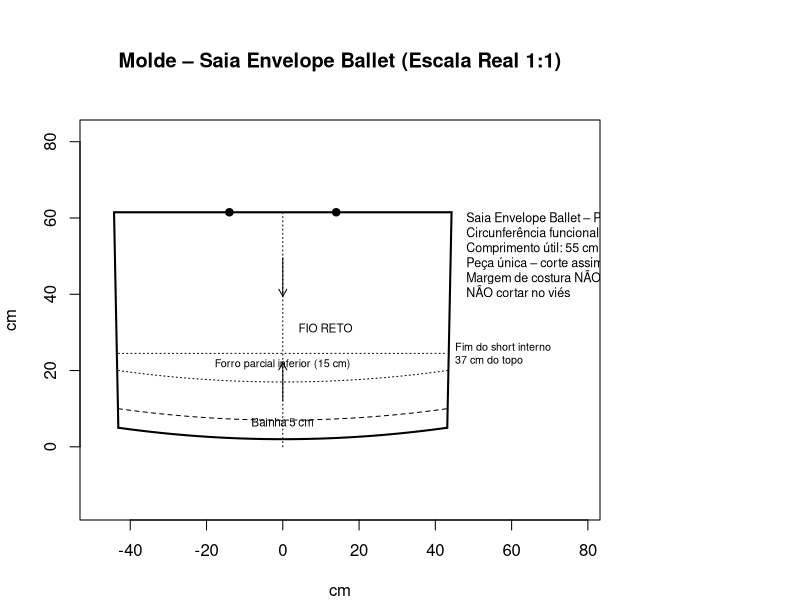

The R script that drew this image:
## ---- chunk 1

## ======================================================
## MEDIDAS REAIS DE REFERÊNCIA
## ======================================================

# Circunferência funcional base (já com folga)
circ_funcional_base <- 88.5   # cm

# Comprimento útil (base do cós até abaixo do joelho)
comprimento_util_base <- 55   # cm

# Construção
sobreposicao_frontal <- 12    # cm
bainha <- 5                   # cm
margem_superior <- 1.5        # cm
linha_short <- 37             # cm (fim do short interno)
linha_forro <- 15             # cm (forro futuro)
profundidade_curva <- 3       # cm (centro mais longo)

## ======================================================
## AJUSTES FINOS (pequenas variações corporais)
## ======================================================

ajuste_circunferencia <- 0.00   # ex: +0.02 = +2%
ajuste_comprimento    <- 0.00   # ex: +0.01 = +1%

## ======================================================
## MEDIDAS CALCULADAS
## ======================================================

circ_funcional <- circ_funcional_base * (1 + ajuste_circunferencia)

meio_topo <- circ_funcional / 2
topo_total <- meio_topo + sobreposicao_frontal

comprimento_util <- comprimento_util_base * (1 + ajuste_comprimento)
comprimento_total <- comprimento_util + bainha + margem_superior

abertura_barra_extra <- 30 * (1 + ajuste_circunferencia)
base_teorica <- topo_total + abertura_barra_extra
meia_base <- base_teorica / 2

fixacao <- 14 * (1 + ajuste_circunferencia)

## ======================================================
## ÁREA DE DESENHO
## ======================================================

par(mar = c(4, 4, 6, 10))

plot(
  x = c(-meia_base - 5, meia_base + 35),
  y = c(-5, comprimento_total + 10),
  type = "n",
  asp = 1,
  xlab = "cm",
  ylab = "cm",
  main = "Molde – Saia Envelope Ballet (Escala Real 1:1)"
)

## ======================================================
## CONTORNO PRINCIPAL DO MOLDE
## ======================================================

# Topo
segments(-meio_topo, comprimento_total,
          meio_topo, comprimento_total, lwd = 2)

# Laterais
segments(-meio_topo, comprimento_total,
         -meia_base, bainha, lwd = 2)

segments( meio_topo, comprimento_total,
          meia_base, bainha, lwd = 2)

# Barra curva – CORRETA (convexa para fora)
x_barra <- seq(-meia_base, meia_base, length.out = 400)
y_barra <- bainha - profundidade_curva * (1 - (x_barra / meia_base)^2)
lines(x_barra, y_barra, lwd = 2)

## ======================================================
## REFERÊNCIAS INTERNAS
## ======================================================

# Linha da bainha
lines(x_barra, y_barra + bainha, lty = 2)
text(0, bainha + 1.5, "Bainha 5 cm", cex = 0.7)

# Linha do fio
segments(0, 0, 0, comprimento_total, lty = 3)
arrows(0, 12, 0, 22, length = 0.08)
arrows(0, comprimento_total - 12, 0, comprimento_total - 22, length = 0.08)
text(1.5, comprimento_total / 2, "FIO RETO", pos = 4, cex = 0.7)

# Fim do short interno
segments(-meia_base,
         comprimento_total - linha_short,
          meia_base,
         comprimento_total - linha_short,
         lty = 3)

text(
  meia_base + 2,
  comprimento_total - linha_short,
  "Fim do short interno\n37 cm do topo",
  adj = 0,
  cex = 0.65
)

# Forro futuro
lines(x_barra, y_barra + linha_forro, lty = 3)
text(
  0,
  bainha + linha_forro + 1.5,
  "Forro parcial inferior (15 cm)",
  cex = 0.65
)

## ======================================================
## FIXAÇÃO NO CÓS
## ======================================================

points(
  c(-fixacao, fixacao),
  c(comprimento_total, comprimento_total),
  pch = 19
)

## ======================================================
## IDENTIFICAÇÃO DO MOLDE (FORA DA PEÇA)
## ======================================================

text(
  meia_base + 5,
  comprimento_total,
  paste(
    "Saia Envelope Ballet – Pilates",
    "\nCircunferência funcional:",
    round(circ_funcional, 1), "cm",
    "\nComprimento útil:",
    round(comprimento_util, 1), "cm",
    "\nPeça única – corte assimétrico",
    "\nMargem de costura NÃO inclusa",
    "\nNÃO cortar no viés"
  ),
  adj = c(0, 1),
  cex = 0.75
)
## ===========================================
